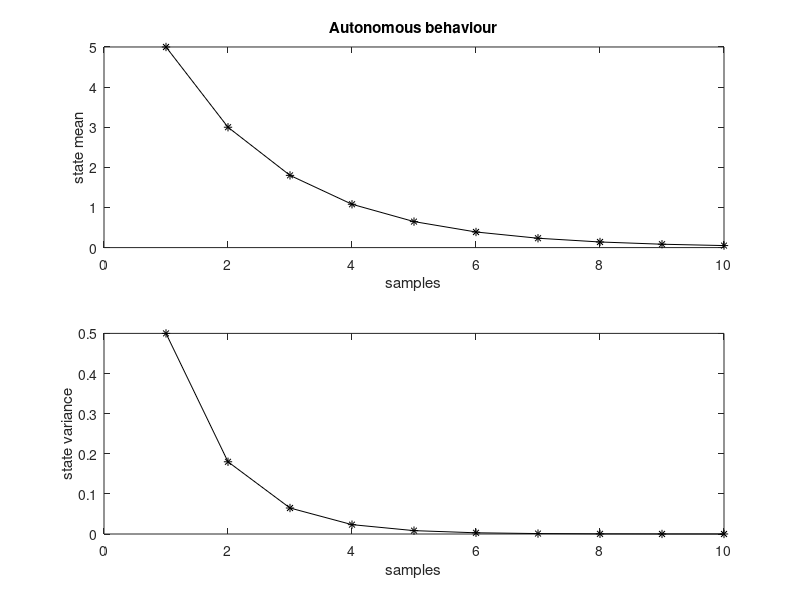

The MATLAB source for this figure:
% Evolution of state mean and variance
%initial state
X0=5; 
Ns=10; %number of samples along time
mX=zeros(1,Ns); %reserve space
varX=zeros(1,Ns); %"  "  "
mX(1)=X0;
varX(1)=0.5;

for nn=2:Ns,
   mX(nn)=0.6*mX(nn-1);
   varX(nn)=(0.6^2)*varX(nn-1);
end;

figure(1)
subplot(2,1,1)
plot(mX,'k*-');
xlabel('samples'); ylabel('state mean');
title('Autonomous behaviour');
subplot(2,1,2)
plot(varX,'k*-');
xlabel('samples'); ylabel('state variance');
